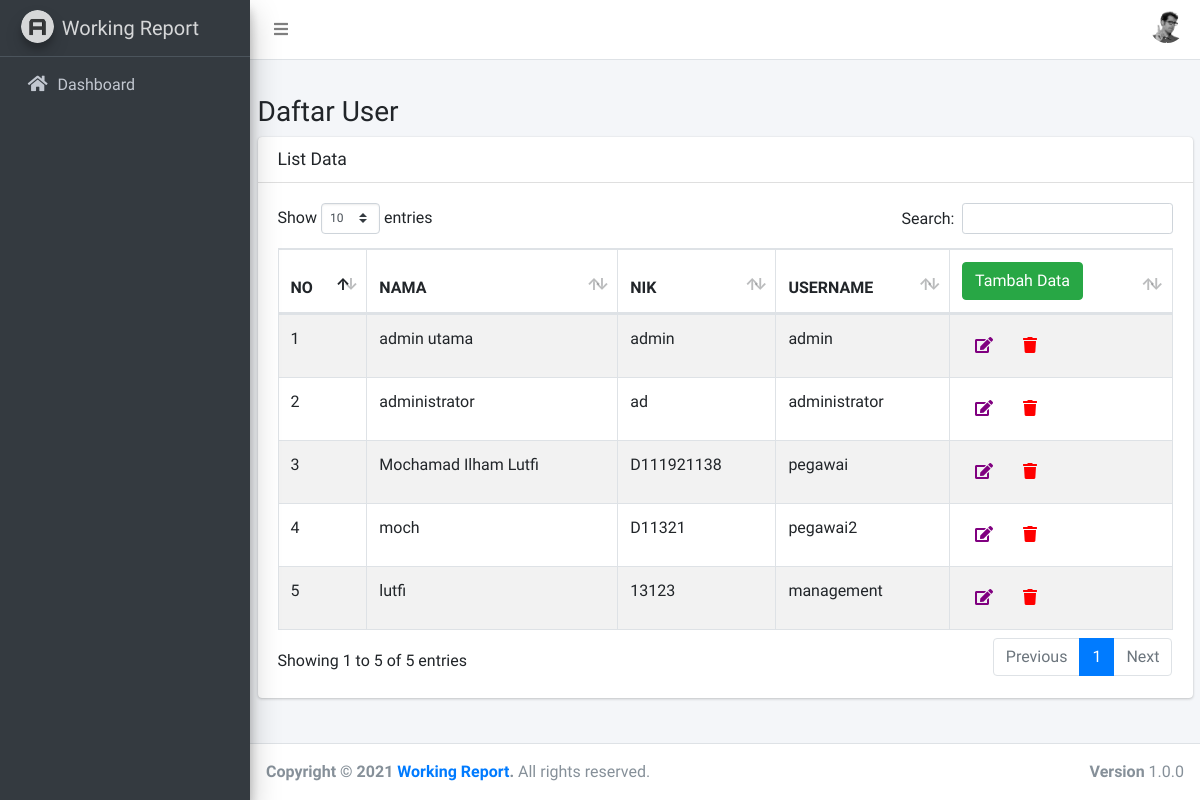
The app's page /index.php/user with its own data.
### tables this page shows
CREATE TABLE `personal_data` (
  `id` int(11) NOT NULL,
  `user_id` int(11) DEFAULT NULL,
  `nik` varchar(20) DEFAULT NULL,
  `name` varchar(50) DEFAULT NULL,
  `birth_place` varchar(50) DEFAULT NULL,
  `birth_date` date DEFAULT NULL,
  `address` text DEFAULT NULL,
  `married_date` date DEFAULT NULL
);

CREATE TABLE `users` (
  `id` int(11) NOT NULL,
  `username` varchar(50) DEFAULT NULL,
  `password` varchar(100) DEFAULT NULL,
  `role_id` int(11) DEFAULT NULL,
  `created_date` datetime DEFAULT NULL,
  `updated_date` datetime DEFAULT NULL
);

### application/controllers/User.php (called while the page is built, shortened)
<?php
class User extends CI_Controller
{
    function __construct(){
		$this->load->model('M_user');
		$this->load->library('form_validation');
	}
    public function index()
    {
		$data['listuser'] = $this->M_user->getAll();
        $data['content'] = 'user/v_user';
        $this->load->view('v_template',$data);
    }
}

### index.php (called while the page is built, shortened)
<?php
require_once BASEPATH.'core/CodeIgniter.php';

### application/models/M_user.php (called while the page is built, shortened)
<?php
	class M_user extends CI_Model {
        private $_table = 'users';
        private $_table2 = 'personal_data';
        private $_table3 = 'roles';
        public function getAll(){
            $this->db->select('users.*, b.name, b.nik');
            $this->db->from($this->_table);
            $this->db->join($this->_table2 . " b",'b.user_id = users.id');
            $this->db->join($this->_table3 . " c",'c.id = users.role_id');
            $query = $this->db->get();
            return $query;
        }
	}
?>

### application/views/user/v_user.php (the view, shortened to what this page needs)
<div class="col-sm-12">
    <div class="thumbnail">
        <div class="caption">
            <h3>
                Daftar User
            </h3>
        </div>
        <div class="card">
            <div class="card-header">
                <h3 class="card-title">List Data</h3>
            </div>
            <div class="card-body">
                <table id="example1" class="table table-bordered table-striped">
                    <thead>
                        <tr>
                            <th>NO</th>
                            <th>NAMA</th>
                            <th>NIK</th>
                            <th>USERNAME</th>
                            <th>
                                <a href="<?= base_url(); ?>user/form"class="btn btn-success">
                                    Tambah Data
                                </a>
                            </th>
                        </tr>
                    </thead>
                    <tbody>
                        <?php
                            $no = 1;
                            foreach($listuser->result() as $rowuser){
                        ?>
                            <tr>
                                <td><?=$no?></td>
                                <td><?=$rowuser->name;?></td>
                                <td><?=$rowuser->nik;?></td>
                                <td><?=$rowuser->username;?></td>
                                <td>
                                <a href="<?= base_url(); ?>user/form/<?=$rowuser->id?>"
                                    class="btn"
                                    >
                                    <i class="fa fa-edit" style='color: purple'></i>
                                    </a>
                                    <a href="<?= base_url(); ?>user/delete/<?=$rowuser->id?>"
                                    class="btn"
                                    >
                                    <i class="fa fa-trash" style='color: red'></i>
                                    </a>
                                </td>
                            </tr>
                        <?php
                                $no++;
                            }
                        ?>
                    </tbody>
                </table>
            </div>
        </div>
    </div>
</div>

### records on screen
personal_data: name "admin utama", nik "admin", user.username "admin"
personal_data: name "administrator", nik "ad", user.username "administrator"
personal_data: name "Mochamad Ilham Lutfi", nik "D111921138", user.username "pegawai"
personal_data: name "moch", nik "D11321", user.username "pegawai2"
personal_data: name "lutfi", nik "13123", user.username "management"
